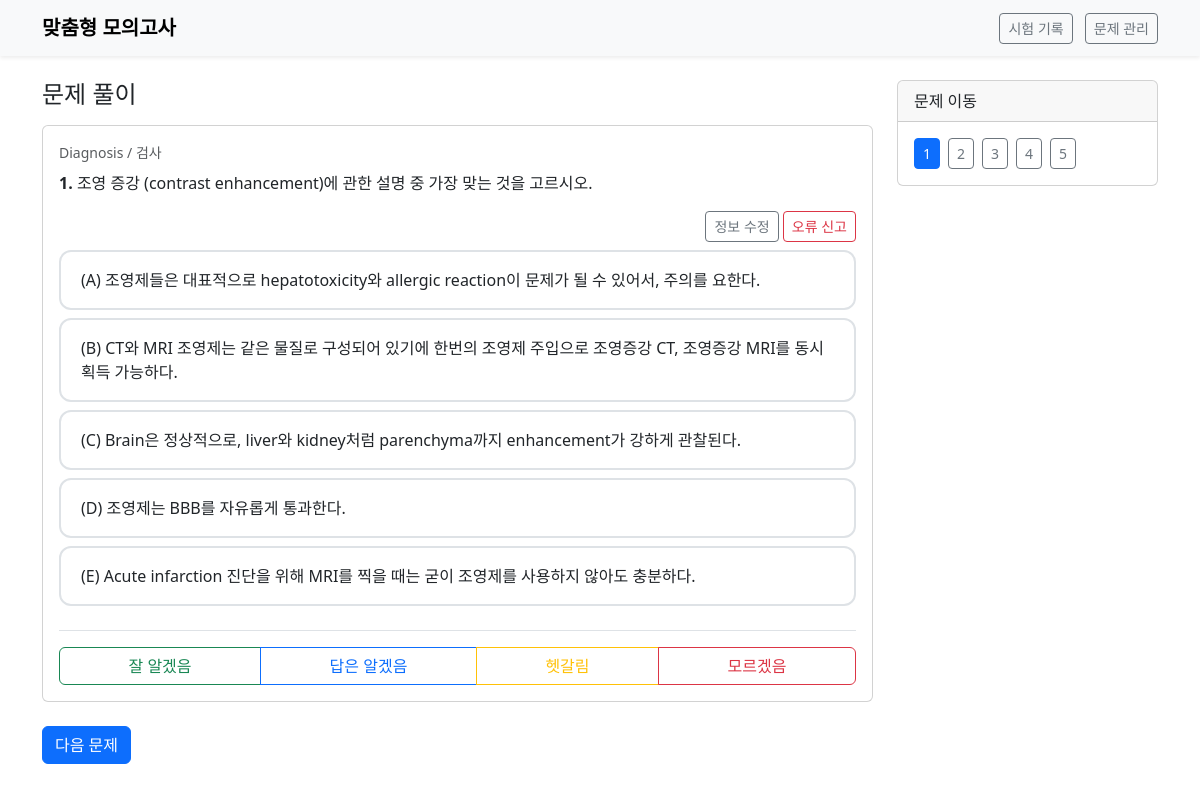
The page /start on the database its author committed.
### tables this page shows
CREATE TABLE "Question" (
	"question_id"	INTEGER,
	"question_text"	TEXT,
	"image_path"	TEXT,
	"subject"	TEXT,
	"topic"	TEXT,
	"answer_explanation"	TEXT,
	"author"	TEXT, tags TEXT, has_error BOOLEAN DEFAULT 0,
	PRIMARY KEY("question_id" AUTOINCREMENT)
);

CREATE TABLE Choice (
    choice_id INTEGER PRIMARY KEY AUTOINCREMENT, question_id INTEGER,
    choice_text TEXT, image_path TEXT, is_correct BOOLEAN,
    FOREIGN KEY (question_id) REFERENCES Question(question_id)
);

### app.py (the view)
@app.route("/start")
def start_exam():
    filters = session.get("filters", {"topics": [], "num_q": 5})
    topics = filters.get("topics", [])
    num_q = int(filters.get("num_q", 5))
    query = "SELECT * FROM Question"
    params = []
    if topics:
        placeholders = ",".join(["?"] * len(topics))
        query += f" WHERE topic IN ({placeholders})"
        params.extend(topics)
    query += " ORDER BY RANDOM() LIMIT ?"
    params.append(num_q)
    questions_with_choices = []
    with closing(get_db()) as con:
        cur = con.cursor()
        cur.execute(query, params)
        questions = cur.fetchall()
        for q in questions:
            choices_cur = con.cursor()
            choices_cur.execute("SELECT * FROM Choice WHERE question_id = ?", (q["question_id"],))
            choices = choices_cur.fetchall()
            correct_answer_count = sum(1 for c in choices if c["is_correct"])
            questions_with_choices.append({
                "question": q,
                "choices": choices,
                "correct_answer_count": correct_answer_count
            })
    session["current_exam"] = [q_wc["question"]["question_id"] for q_wc in questions_with_choices]
    labels = ['A', 'B', 'C', 'D', 'E', 'F', 'G', 'H', 'I', 'J']
    return render_template("exam.html", questions_data=questions_with_choices, labels=labels)

### app.py (called while the page is built)
def get_db():
    con = sqlite3.connect(DB_PATH)
    con.row_factory = sqlite3.Row
    return con

### templates/exam.html (shortened to what this page needs)
{% extends 'base.html' %}
{% block content %}
<div class="row">
  <div class="col-md-9">
    <h1 class="h4 mb-3">문제 풀이</h1>
    <form method="post" action="{{ url_for('submit_exam') }}" id="exam-form">
      {% for q_data in questions_data %}
      {% set outer_loop_index = loop.index %}
      <div class="card mb-3 question-card" id="q-{{ outer_loop_index }}" style="display: none;">
        <div class="card-body">
          <div class="d-flex justify-content-between">
            <div class="small text-muted">{{ q_data.question.subject }} / {{ q_data.question.topic }}</div>
          </div>
          <p class="mt-2">
            <span class="fw-bold">{{ outer_loop_index }}.</span> {{ q_data.question.question_text }}
          </p>
          <div class="text-end mb-2">
            <button type="button" class="btn btn-sm btn-outline-secondary quick-edit-btn"
                    data-bs-toggle="modal" data-bs-target="#editModal"
                    data-question-id="{{ q_data.question.question_id }}"
                    data-topic="{{ q_data.question.topic or '' }}"
                    data-tags="{{ q_data.question.tags or '' }}">
              정보 수정
            </button>
            <button type="button" class="btn btn-sm btn-outline-danger report-error-btn {% if q_data.question.has_error %}active{% endif %}"
                    data-question-id="{{ q_data.question.question_id }}">
                오류 신고
            </button>
          </div>
<div class="row gy-2">
  {% for choice in q_data.choices %}
  <div class="col-12">
    <label class="option-tile w-100">
      <span class="tile-text">({{ labels[loop.index0] }}) {{ choice.choice_text }}</span>
    </label>
  </div>
  {% endfor %}
</div>
          <div class="mt-4 border-top pt-3">
              <div class="btn-group w-100" role="group">
                  <button type="button" class="btn btn-outline-success confidence-btn" data-value="3">잘 알겠음</button>
                  <button type="button" class="btn btn-outline-primary confidence-btn" data-value="2">답은 알겠음</button>
                  <button type="button" class="btn btn-outline-warning confidence-btn" data-value="1">헷갈림</button>
                  <button type="button" class="btn btn-outline-danger confidence-btn" data-value="0">모르겠음</button>
              </div>
          </div>
        </div>
      </div>
      {% endfor %}
      <div class="d-flex justify-content-between mt-4">
        <button type="button" class="btn btn-primary" id="next-btn">다음 문제</button>
      </div>
    </form>
  </div>
  <div class="col-md-3">
    <div class="sticky-top" style="top: 20px;">
      <div class="card">
        <div class="card-header">
          문제 이동
        </div>
        <div class="card-body">
          <div id="q-nav" class="d-flex flex-wrap gap-2">
          </div>
        </div>
      </div>
    </div>
  </div>
</div>
{% endblock %}

### templates/base.html (shortened to what this page needs)
<!doctype html>
<html lang="ko">
  <head>
    <link href="https://cdn.jsdelivr.net/npm/bootstrap@5.3.3/dist/css/bootstrap.min.css" rel="stylesheet">
    <link rel="stylesheet" href="{{ url_for('static', filename='main.css') }}">
  </head>
  <body>
    <nav class="navbar navbar-expand-lg bg-body-tertiary shadow-sm">
      <div class="container">
        <a class="navbar-brand fw-bold" href="{{ url_for('index') }}">맞춤형 모의고사</a>
          <div class="ms-auto">
            <a href="{{ url_for('history_list') }}" class="btn btn-outline-secondary btn-sm me-2">시험 기록</a>
            <a href="{{ url_for('manage') }}" class="btn btn-outline-secondary btn-sm">문제 관리</a>
        </div>
      </div>
    </nav>
    <main class="container py-4">
      {% block content %}{% endblock %}
    </main>
  </body>
</html>

### static/main.css (style rules this page uses)
.option-tile { display: block; position: relative; border: 2px solid #dee2e6; padding: 1rem 1.25rem; border-radius: 0.75rem; cursor: pointer; transition: border-color 0.2s ease-in-out, background-color 0.2s ease-in-out; }

### rows shown on the page
Question: question.subject "Diagnosis", question.topic "검사", question.question_text "조영 증강 (contrast enhancement)에 관한 설명 중 가장 맞는 것을 고르시오."
Choice: labels "A", choice_text "조영제들은 대표적으로 hepatotoxicity와 allergic reaction이 문제가 될 수 있어서, 주의를 요한다."
Choice: labels "B", choice_text "CT와 MRI 조영제는 같은 물질로 구성되어 있기에 한번의 조영제 주입으로 조영증강 CT, 조영증강 MRI를 동시 획득 가능하다."
Choice: labels "C", choice_text "Brain은 정상적으로, liver와 kidney처럼 parenchyma까지 enhancement가 강하게 관찰된다."
Choice: labels "D", choice_text "조영제는 BBB를 자유롭게 통과한다."
Choice: labels "E", choice_text "Acute infarction 진단을 위해 MRI를 찍을 때는 굳이 조영제를 사용하지 않아도 충분하다."

### other values the page prints
{{ outer_loop_index }} "1"
